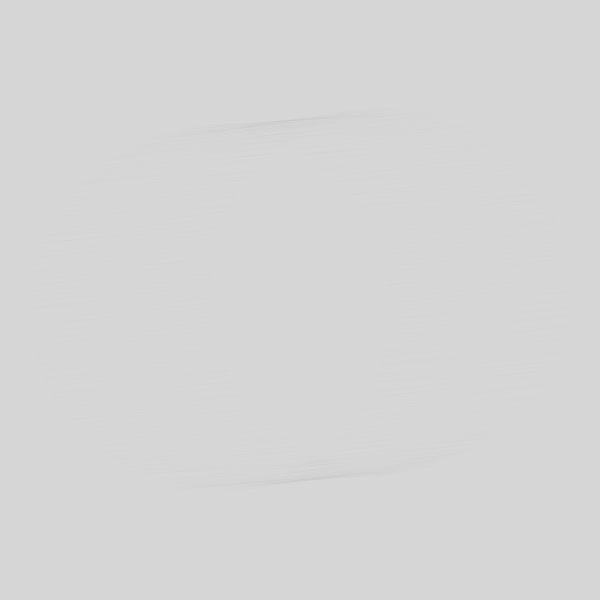
Frame 1 (no input)
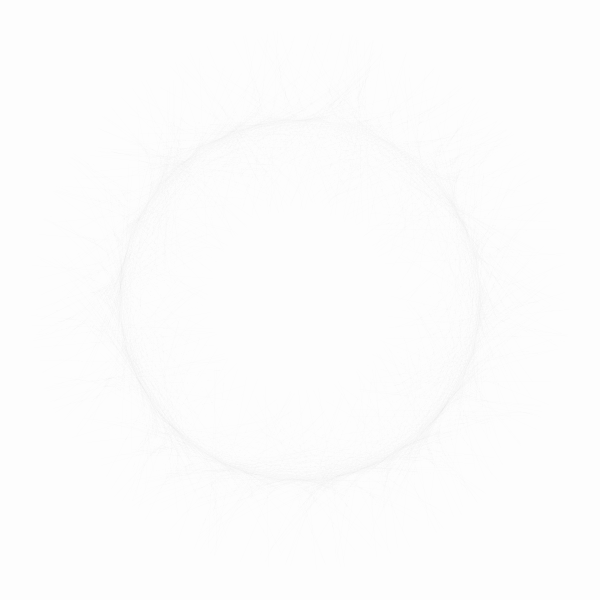
Frame 60 (the mouse pressed at the canvas centre just before this capture)
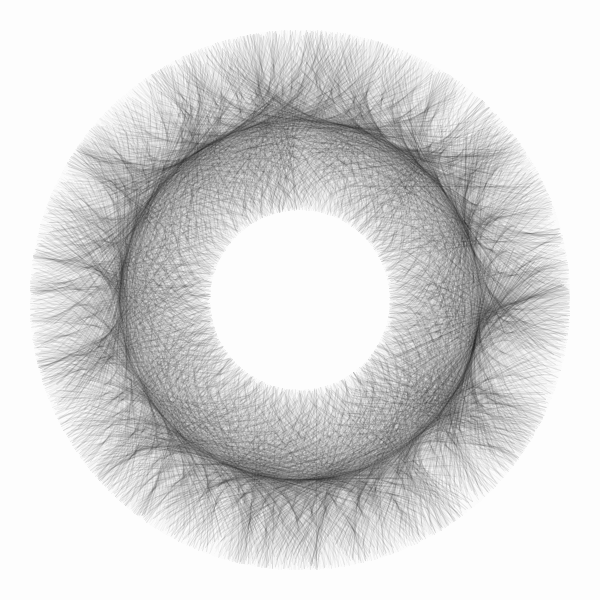
Frame 120 (the mouse held since frame 60 and released just before this capture)

The Processing sketch that drew these frames (run headless with seeded random() and noise(); from frame 60 on, the mouse is pressed at the canvas centre):

// Processing sketch: processing_119131
// ── processing_119131.pde

// Amir Dekel
// November 2013
// http://amirdekel.me

/**************************************************************
 * Mouse horizontal position controls the opacity of the lines
 * Mouse vertical position controls the level of canvas clearing
 * Click left mouse button to change color
 * Click right mouse button to toggle light/dark modes
 * Drag mouse horizontally to change lengths of lines
 * Drag mouse vertically to change diameter of entire circle
 *************************************************************/

int NUM_OF_LINES = 500;
int MIN_FILL_ALPHA = 5;
int MAX_FILL_ALPHA = 50;
float MIN_LINE_LENGTH = 0.1;
float MAX_LINE_LENGTH = 0.5;
float MIN_LINE_POSITION = 0.2;
float MAX_LINE_POSITION = 1.0;
color[] COLORS = { #000000, #CC1111, #11CC11, #1111CC, #CCCC11, #CC11CC, #1111CC };

boolean dark = false;
color bg = #FFFFFF;
int curColor;
boolean dragged;
float mouseXBegin, mouseYBegin;
float lineLength;
float linePosition;
float lineLengthBegin, linePosBegin;

Line[] lines;

void setup() {
  size(600, 600);

  lines = new Line[NUM_OF_LINES];
  for (int i=0; i < NUM_OF_LINES; i++) {
    lines[i] = new Line(i * TWO_PI / NUM_OF_LINES);
  }

  curColor = 0;
  dragged = false;
  lineLength = (MIN_LINE_LENGTH + MAX_LINE_LENGTH) / 2;
  linePosition = (MIN_LINE_POSITION + MAX_LINE_POSITION) / 2;
}

void draw() {
  noStroke();
  // Map cursor vertical position to alpha channel used to clear the canvas
  float fillAlpha = map(mouseY, 0, height, MAX_FILL_ALPHA, MIN_FILL_ALPHA);
  fill(bg, fillAlpha);
  rect(0, 0, width, height);

  for (int i=0; i < NUM_OF_LINES; i++) {
    lines[i].update();
    lines[i].display();
  }
}

void mouseClicked() {
  // Clicking the left mouse button changes stroke color
  if (mouseButton == LEFT) {
    curColor += 1;
    if (curColor == COLORS.length)
      curColor = 0;
  }
  // Clicking the right mouse button toggle light and dark modes
  if (mouseButton == RIGHT) {
    dark = !dark;
    bg = dark ? #000000 : #FFFFFF;
    COLORS[0] = dark? #FFFFFF : #000000;
  }
}

void mouseReleased() {
  dragged = false;
}

void mouseDragged() {
  if (!dragged) {
    dragged = true;
    mouseXBegin = mouseX;
    mouseYBegin = mouseY;
    lineLengthBegin = lineLength;
    linePosBegin = linePosition;
  }

  // Map mouse horizontal position relative to button pushing point
  // to the length parameter of the lines
  float dx = mouseX - mouseXBegin;
  float lineDiff = map(dx, -width, width, -MAX_LINE_LENGTH, MAX_LINE_LENGTH);
  lineLength = constrain(lineLengthBegin+lineDiff, MIN_LINE_LENGTH, MAX_LINE_LENGTH);

  // Map mouse vertical position relative to button pushing point
  // to the position of the lines relative to the center
  float dy = mouseY - mouseYBegin;
  float posDiff = map(dy, -height, height, -MAX_LINE_POSITION, MAX_LINE_POSITION);
  linePosition = constrain(linePosBegin+posDiff, MIN_LINE_POSITION, MAX_LINE_POSITION);
}
float MIN_LINE_ALPHA = 1;
float MAX_LINE_ALPHA = 50;

class Line {
  float location;               // Location around the center in radians
  float velocity;               // Velocity around the center in radians
  float rotation;               // Current rotation status of the line
  float rotVel;                 // Velocity of the line's rotation

  Line(float location_) {
    // The location is determined by calling the function in setup
    // to allow distribution of the lines. Velocity parameters are
    // random in order to make it more organic
    location = location_;
    rotation = 0;
    velocity = random(0.015, 0.025);
    rotVel = -random(0.05, 0.15);
  }

  void update() {
    rotation += rotVel;
    location += velocity;
  }

  void display() {
    // Calculate actual length and distance based on parameters
    // which are relative to the canvas' width
    float distance = width * linePosition / 2;
    float lineLength2 = width * lineLength / 2;
    float x = width/2 + cos(location) * distance;
    float y = height/2 + sin(location) * distance;

    pushMatrix();
    translate(x, y);
    rotate(rotation);
    // Map mouse horizontal position to alpha channel of the lines
    float lineAlpha = map(mouseX, 0, width, MIN_LINE_ALPHA, MAX_LINE_ALPHA);
    stroke(COLORS[curColor], lineAlpha);
    line(-lineLength2, 0, lineLength2, 0);
    popMatrix();
  }
}
